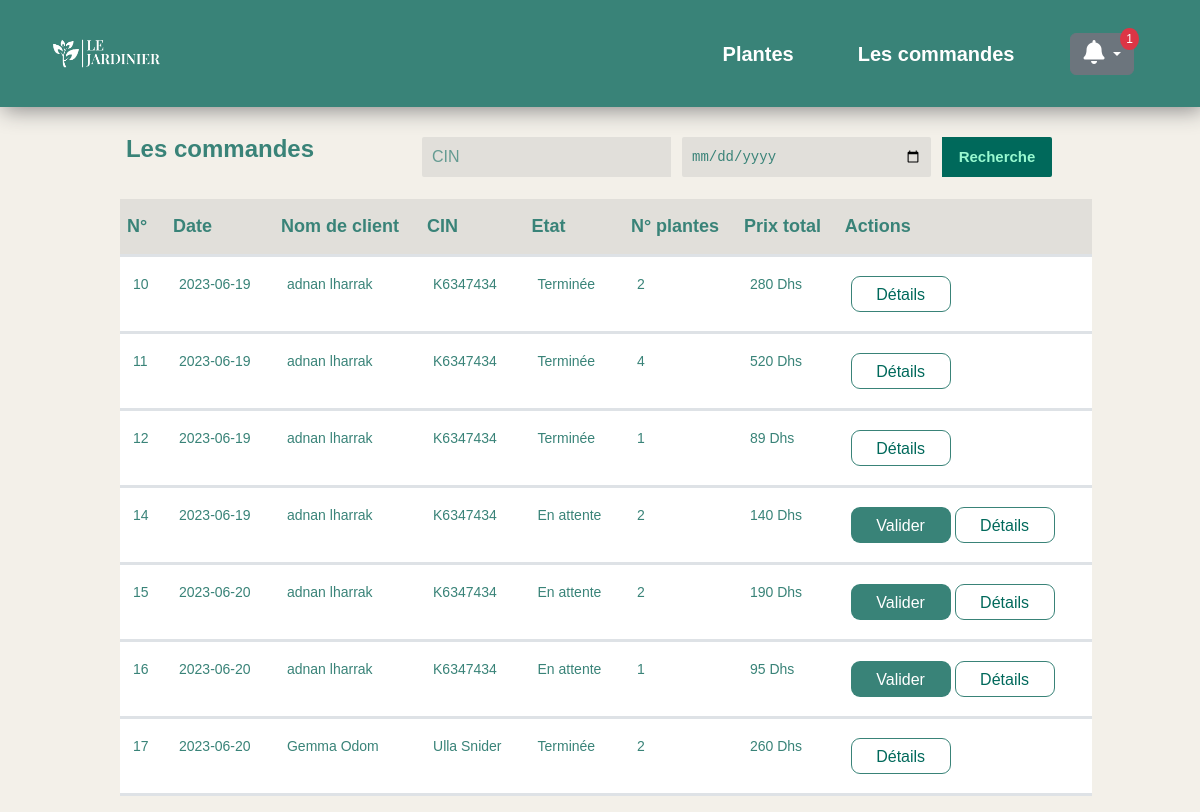
The app's page /admin/commandes.php with its own data.
### tables this page shows
CREATE TABLE `commande` (
  `id_commande` int(11) NOT NULL,
  `date` date DEFAULT NULL,
  `etat` varchar(50) DEFAULT NULL,
  `id_client` int(11) DEFAULT NULL
);

CREATE TABLE `ligne_commande` (
  `id_ligne_cmd` int(11) NOT NULL,
  `id_commande` int(11) DEFAULT NULL,
  `id_plant` int(11) DEFAULT NULL,
  `qnt_unt` int(11) DEFAULT NULL
);

CREATE TABLE `client` (
  `id_client` int(11) NOT NULL,
  `nom_client` varchar(255) DEFAULT NULL,
  `cin` varchar(222) DEFAULT NULL,
  `email` varchar(255) DEFAULT NULL,
  `password` varchar(255) DEFAULT NULL
);

CREATE TABLE `plant` (
  `id_plant` int(11) NOT NULL,
  `nom_plant` varchar(255) DEFAULT NULL,
  `image` varchar(222) NOT NULL,
  `prix` decimal(10,2) DEFAULT NULL,
  `description` text DEFAULT NULL,
  `lumiere` varchar(255) DEFAULT NULL,
  `arrosage` varchar(255) DEFAULT NULL,
  `humidite` varchar(255) DEFAULT NULL,
  `quantite` int(11) DEFAULT NULL
);

### admin/commandes.php (the view, shortened to what this page needs)
<html lang="en">
<?php
require "./navbar.php";
?>
<body>
    <div class="hero">
    <div class="container ll">
        <div class="row">
            <div class="col-lg-4 text-center justify-content-center">
                <h1 class="title">Les commandes</h1>
            </div>
            <div class="col-lg-8 text-center justify-content-center">
                <form action="" method="post" class="d-flex align-items-center">
                    <input type="text" name="cin" placeholder="CIN" class="input-cin" />
                    <input type="date" name="date" placeholder="date de commande" class="input-date" />
                    <input type="submit" name="btn" value="Recherche" class="btn btn-1" />
                </form>
            </div>
        </div>
    </div>
        <?php
         if(empty($_POST['cin']) && empty($_POST['date']) ){
            $query =  "SELECT c.*, p.*, cl.*, lc.*
                FROM
                commande c
                JOIN ligne_commande lc ON c.id_commande = lc.id_commande
                JOIN plant p ON lc.id_plant = p.id_plant
                JOIN client cl ON c.id_client = cl.id_client
            ";
            $stmt = $pdo->prepare($query);
            $stmt->execute();
            $rows = $stmt->fetchAll(PDO::FETCH_ASSOC);
            $table = "<table class='table '>
            <thead>
              <tr>
                <th scope='col'>N°</th>
                <th scope='col'>Date</th>
                <th scope='col'>Nom de client</th>
                <th scope='col'>CIN</th>
                <th scope='col'>Etat</th>
                <th scope='col'>N° plantes</th>
                <th scope='col'>Prix total</th>
                <th scope='col'>Actions</th>
              </tr>
            </thead>
            <tbody>";
            foreach ($rows as $row) {
                $prixUnt = $row['prix'] * $row['qnt_unt'];
                $validerButton = '';
                if ($row['etat'] != 'Terminée') {
                    $validerButton = "<button type='button' class='btn btn-modif' data-bs-toggle='modal' data-bs-target='#valideModal-" . $row['id_ligne_cmd'] . "'>Valider</button>";
                }
                $table .= "<tr>
                    <td>" . $row['id_ligne_cmd'] . "</td>
                    <td>" . $row['date'] . "</td>
                    <td>" . $row['nom_client'] . "</td>
                    <td>" . $row['cin'] . "</td>
                    <td>" . $row['etat'] . "</td>
                    <td>" . $row['qnt_unt'] . "</td>
                    <td class='font-weight-bold'>" . $prixUnt . " Dhs</td>
                    <td>
                    $validerButton
                    <button type='button' class='btn btn-supp' data-bs-toggle='modal' data-bs-target='#exempleModal-" . $row['id_ligne_cmd'] . "'>Détails</button>
                    </td>
                </tr>";
            }
            $table .= "</tbody></table>";
            foreach ($rows as $row) {
                $validerButton = '';
                if ($row['etat'] != 'Terminée') {
                    $validerButton = "<button type='button' class='btn btn-modif' data-bs-toggle='modal' data-bs-target='#valideModal-" . $row['id_ligne_cmd'] . "'>Valider</button>";
                }
                $prixUnt = $row['prix'] * $row['qnt_unt'];
                $table .= "<div class='modal fade' id='valideModal-" . $row['id_ligne_cmd'] . "' tabindex='-1' aria-labelledby='exampleModalLabel' aria-hidden='true'>
                    <div class='modal-dialog'>
                        <div class='modal-content'>
                            <div class='modal-header'>
                                <h5 class='modal-title' id='exampleModalLabel'>Valider la commande</h5>
                                <button type='button' class='btn-close' data-bs-dismiss='modal' aria-label='Close'></button>
                            </div>
                            <div class='modal-body'>
                                voulez-vous valider cette commande ?
                            </div>
                            <div class='modal-footer'>
                                <button type='button' class='btn btn-supp' data-bs-dismiss='modal'>Close</button>
                                <button type='button' class='btn btn-modif'><a class =' text-decoration-none link-1' href='validate.php?id_ligne_cmd=" . $row['id_ligne_cmd'] . "'>Valider</a></button>
                            </div>
                        </div>
                    </div>
                </div>";
                $table .= "<div class='modal fade' id='exempleModal-" . $row['id_ligne_cmd'] . "' tabindex='-1' aria-labelledby='exampleModalLabel' aria-hidden='true'>
                    <div class='modal-dialog'>
                        <div class='modal-content'>
                            <div class='modal-header'>
                                <h5 class='modal-title' id='exampleModalLabel'>Détails de commande</h5>
                                <button type='button' class='btn-close' data-bs-dismiss='modal' aria-label='Close'></button>
                            </div>
                            <div class='modal-body'>
                                <table class='table 2'>
                                    <thead>
                                        <tr>
                                            <th scope='col'>Nom</th>
                                            <th scope='col'>Prix</th>
                                            <th scope='col'>Quantité</th>
                                            <th scope='col'>Prix total</th>
                                        </tr>
                                    </thead>
                                    <tbody>
                                        <tr>
                                            <td>" . $row['nom_plant'] . "</td>
                                            <td>" . $row['prix'] . " dhs</td>
                                            <td>" . $row['qnt_unt'] . "</td>
                                            <td>" . $prixUnt . " dhs</td>
                                        </tr>
                                    </tbody>
                                </table>
                            </div>
                            <div class='modal-footer'>
                                <button type='button' class='btn btn-supp' data-bs-dismiss='modal'>Close</button>
                                $validerButton
                            </div>
                        </div>
                    </div>
                </div>";
            }
            echo $table;
        }
        ?>
    </div>
</body>
</html>

### admin/style.css (style rules this page uses)
body { font-family: 'Inter'; background-color: #FCF9F3; }
body { font-family: Arial, sans-serif; background-color: #F3F0E9; }
.title { font-size: 24px; font-weight: 700; color: #398378; margin-bottom: 20px; }
input[type="text"], input[type="number"], textarea, select.form-control.form-select.border-0.py-3 { width: 100%; padding: 10px; border: 1px solid #ddd; border-radius: 4px; font-size: 16px; background-color: rgba(57, 131, 120, 0.1); color: #398378c9; }
::placeholder { color: rgba(57, 131, 120, 0.74); }

### admin/commandes.php (style rules this page uses)
.container.ll { margin-top: 135px; }
input.input-cin { width: 249px; border: none; padding: 6px 9px 6px 10px; height: 40px; background: #e1dfda!important; border-radius: 2px 0px 0px 2px; }
input.input-date { width: 249px; margin: 2px 11px; border: none; padding: 6px 9px 6px 10px; height: 40px; background: #e1dfda!important; border-radius: 2px; font-family: 'Courier New', monospace; font-size: 14px; color: #398378; }
input.btn.btn-1 { color: #98F9D0; background-color: #00695B; font-weight: 700; font-size: 15px; border-radius: 0px 2px 2px 0px; width: 110px; height: 40px; }
button.btn.btn-modif { background-color: #398378; height: 36px; border-radius: 9px; width: 100px; color: white; }
button.btn.btn-supp { color: #00695b; border-radius: 9px; border: 0.8px solid #398378; width: 100px; height: 36px; }
::placeholder { color: rgba(57, 131, 120, 0.74); }
form.d-flex { margin-bottom: 20px; }
.table { width: 80%; background-color: #F3F0E9; width: 81%; border-collapse: collapse; position: relative; left: 10%; border-radius: 6px; }
.table th { padding: 17px 7px; text-align: left; font-weight: 700; background: rgb(225 223 218); font-size: 18px; color: #398378; }
.table td { padding: 19px 13px; font-size: 14px; color: #398378; border-block-width: 3px; }

### records on screen
commande: ligne_commande.id_ligne_cmd "10", date "2023-06-19", id_client.nom_client "adnan lharrak", id_client.cin "K6347434", etat "Terminée", ligne_commande.qnt_unt "2", plant.prix "280"
commande: ligne_commande.id_ligne_cmd "11", date "2023-06-19", id_client.nom_client "adnan lharrak", id_client.cin "K6347434", etat "Terminée", ligne_commande.qnt_unt "4", plant.prix "520"
commande: ligne_commande.id_ligne_cmd "12", date "2023-06-19", id_client.nom_client "adnan lharrak", id_client.cin "K6347434", etat "Terminée", ligne_commande.qnt_unt "1", plant.prix "89"
commande: ligne_commande.id_ligne_cmd "14", date "2023-06-19", id_client.nom_client "adnan lharrak", id_client.cin "K6347434", etat "En attente", ligne_commande.qnt_unt "2", plant.prix "140"
commande: ligne_commande.id_ligne_cmd "15", date "2023-06-20", id_client.nom_client "adnan lharrak", id_client.cin "K6347434", etat "En attente", ligne_commande.qnt_unt "2", plant.prix "190"
commande: ligne_commande.id_ligne_cmd "16", date "2023-06-20", id_client.nom_client "adnan lharrak", id_client.cin "K6347434", etat "En attente", ligne_commande.qnt_unt "1", plant.prix "95"
commande: ligne_commande.id_ligne_cmd "17", date "2023-06-20", id_client.nom_client "Gemma Odom", id_client.cin "Ulla Snider", etat "Terminée", ligne_commande.qnt_unt "2", plant.prix "260"

### other values on screen
count($lowStockPlants) "1"
